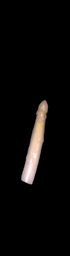
#> input picture code/pca_images_all_classes/0_b.png, 70 x 256 px, shrunk from 364 x 1340 before the run, found by its file name
$ python pca_colour_ac.py
#> lines starting #> are read from the running program, lines starting #| are printed output that depends on the picture
'''
this is a new method for greyscale rgb, combinig the first method with the last one,
that did not work for rgb images
'''

#from IPython.display import Image, display
import matplotlib.pyplot as plt
#import pandas as pd
#import seaborn as sns
import cv2
import numpy as np
# [4 lines of commented-out code are left out]
from scipy.spatial.distance import cdist


#get the files (files contai 10 images of each class)

img = cv2.imread('C:/Users/schmuri/github/asparagus/code/pca_images_all_classes/0_b.png')
#> img is the input picture: shape (256, 70, 3); mean B, G, R 8.8, 9.6, 11.1

img_shape = img.shape #(1376, 1040, 3)
#> img_shape = (256, 70, 3)

n_bands = 130 #weil ich 130 bilder habe

MB_img = np.zeros((img_shape[0],img_shape[1]*img_shape[2],n_bands))  #(1376, 1040, 7)
s = 0
# stacking up images into the array

raw_ims = np.zeros((n_bands,img_shape[0],img_shape[1],img_shape[2]))

for i in range(n_bands):
    img = cv2.imread('C:/Users/schmuri/github/asparagus/code/pca_images_all_classes/'+str(s+i)+'_b.png')
    raw_ims[i,:,:,:] = img
    #print(raw_ims.shape)
    flat = np.reshape(img,newshape = (img_shape[0],img.shape[1]*img.shape[2]))
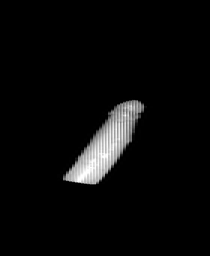
#> flat: shape (256, 210); min 0, max 255, mean 9.8
#> (the run stopped early here; a loop or call above may not have finished)
